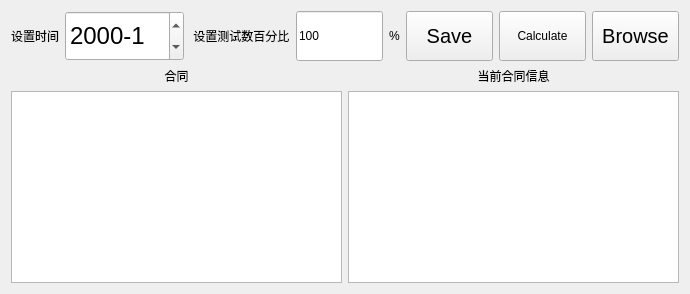
                 <widget class="QWidget" name="tab_3">
                  <attribute name="title">
                   <string>浏览</string>
                  </attribute>
                  <layout class="QVBoxLayout" name="verticalLayout_22">
                   <item>
                    <layout class="QVBoxLayout" name="verticalLayout_21" stretch="1,5">
                     <item>
                      <layout class="QHBoxLayout" name="horizontalLayout_22" stretch="1,1,1,1,1,1,1,1">
                       <item>
                        <widget class="QLabel" name="label_9">
                         <property name="sizePolicy">
                          <sizepolicy hsizetype="Fixed" vsizetype="Fixed">
                           <horstretch>0</horstretch>
                           <verstretch>0</verstretch>
                          </sizepolicy>
                         </property>
                         <property name="text">
                          <string>设置时间</string>
                         </property>
                        </widget>
                       </item>
                       <item>
                        <widget class="QDateEdit" name="curDate">
                         <property name="sizePolicy">
                          <sizepolicy hsizetype="Preferred" vsizetype="Preferred">
                           <horstretch>0</horstretch>
                           <verstretch>0</verstretch>
                          </sizepolicy>
                         </property>
                         <property name="styleSheet">
                          <string notr="true">QDateEdit{font: 24px}</string>
                         </property>
                         <property name="displayFormat">
                          <string>yyyy-M</string>
                         </property>
                        </widget>
                       </item>
                       <item>
                        <widget class="QLabel" name="label_18">
                         <property name="sizePolicy">
                          <sizepolicy hsizetype="Fixed" vsizetype="Fixed">
                           <horstretch>0</horstretch>
                           <verstretch>0</verstretch>
                          </sizepolicy>
                         </property>
                         <property name="text">
                          <string> 设置测试数百分比</string>
                         </property>
                        </widget>
                       </item>
                       <item>
                        <widget class="QLineEdit" name="lEtestPercent">
                         <property name="sizePolicy">
                          <sizepolicy hsizetype="Preferred" vsizetype="Preferred">
                           <horstretch>0</horstretch>
                           <verstretch>0</verstretch>
                          </sizepolicy>
                         </property>
                         <property name="text">
                          <string>100</string>
                         </property>
                        </widget>
                       </item>
                       <item>
                        <widget class="QLabel" name="label_19">
                         <property name="sizePolicy">
                          <sizepolicy hsizetype="Fixed" vsizetype="Fixed">
                           <horstretch>0</horstretch>
                           <verstretch>0</verstretch>
                          </sizepolicy>
                         </property>
                         <property name="text">
                          <string>%</string>
                         </property>
                        </widget>
                       </item>
                       <item>
                        <widget class="QPushButton" name="BtnSave">
                         <property name="sizePolicy">
                          <sizepolicy hsizetype="Preferred" vsizetype="Preferred">
                           <horstretch>0</horstretch>
                           <verstretch>0</verstretch>
                          </sizepolicy>
                         </property>
                         <property name="styleSheet">
                          <string notr="true">font: 20px
</string>
                         </property>
                         <property name="text">
                          <string>Save</string>
                         </property>
                        </widget>
                       </item>
                       <item>
                        <widget class="QPushButton" name="btnCalCulate">
                         <property name="sizePolicy">
                          <sizepolicy hsizetype="Preferred" vsizetype="Preferred">
                           <horstretch>0</horstretch>
                           <verstretch>0</verstretch>
                          </sizepolicy>
                         </property>
                         <property name="text">
                          <string>Calculate</string>
                         </property>
                        </widget>
                       </item>
                       <item>
                        <widget class="QPushButton" name="btnBrowse">
                         <property name="sizePolicy">
                          <sizepolicy hsizetype="Preferred" vsizetype="Preferred">
                           <horstretch>0</horstretch>
                           <verstretch>0</verstretch>
                          </sizepolicy>
                         </property>
                         <property name="minimumSize">
                          <size>
                           <width>0</width>
                           <height>50</height>
                          </size>
                         </property>
                         <property name="styleSheet">
                          <string notr="true">font: 20px
</string>
                         </property>
                         <property name="text">
                          <string>Browse</string>
                         </property>
                        </widget>
                       </item>
                      </layout>
                     </item>
                     <item>
                      <layout class="QHBoxLayout" name="horizontalLayout_23" stretch="1,1">
                       <item>
                        <layout class="QVBoxLayout" name="verticalLayout_19" stretch="1,5">
                         <item>
                          <widget class="QLabel" name="label_12">
                           <property name="sizePolicy">
                            <sizepolicy hsizetype="Preferred" vsizetype="Fixed">
                             <horstretch>0</horstretch>
                             <verstretch>0</verstretch>
                            </sizepolicy>
                           </property>
                           <property name="text">
                            <string>合同</string>
                           </property>
                           <property name="alignment">
                            <set>Qt::AlignCenter</set>
                           </property>
                          </widget>
                         </item>
                         <item>
                          <widget class="QListView" name="listViewContract">
                           <property name="sizePolicy">
                            <sizepolicy hsizetype="Preferred" vsizetype="Preferred">
                             <horstretch>0</horstretch>
                             <verstretch>0</verstretch>
                            </sizepolicy>
                           </property>
                           <property name="contextMenuPolicy">
                            <enum>Qt::ActionsContextMenu</enum>
                           </property>
                           <property name="styleSheet">
                            <string notr="true">QListView::item{height:40px;font:40px; }</string>
                           </property>
                           <property name="editTriggers">
                            <set>QAbstractItemView::NoEditTriggers</set>
                           </property>
                           <property name="selectionMode">
                            <enum>QAbstractItemView::MultiSelection</enum>
                           </property>
                           <property name="selectionBehavior">
                            <enum>QAbstractItemView::SelectRows</enum>
                           </property>
                          </widget>
                         </item>
                        </layout>
                       </item>
                       <item>
                        <layout class="QVBoxLayout" name="verticalLayout_20" stretch="1,5">
                         <item>
                          <widget class="QLabel" name="label_13">
                           <property name="sizePolicy">
                            <sizepolicy hsizetype="Preferred" vsizetype="Fixed">
                             <horstretch>0</horstretch>
                             <verstretch>0</verstretch>
                            </sizepolicy>
                           </property>
                           <property name="text">
                            <string>当前合同信息</string>
                           </property>
                           <property name="alignment">
                            <set>Qt::AlignCenter</set>
                           </property>
                          </widget>
                         </item>
                         <item>
                          <widget class="QTextBrowser" name="textBrowser">
                           <property name="sizePolicy">
                            <sizepolicy hsizetype="Preferred" vsizetype="Preferred">
                             <horstretch>0</horstretch>
                             <verstretch>0</verstretch>
                            </sizepolicy>
                           </property>
                           <property name="styleSheet">
                            <string notr="true">font: 20px</string>
                           </property>
                          </widget>
                         </item>
                        </layout>
                       </item>
                      </layout>
                     </item>
                    </layout>
                   </item>
                  </layout>
                 </widget>
